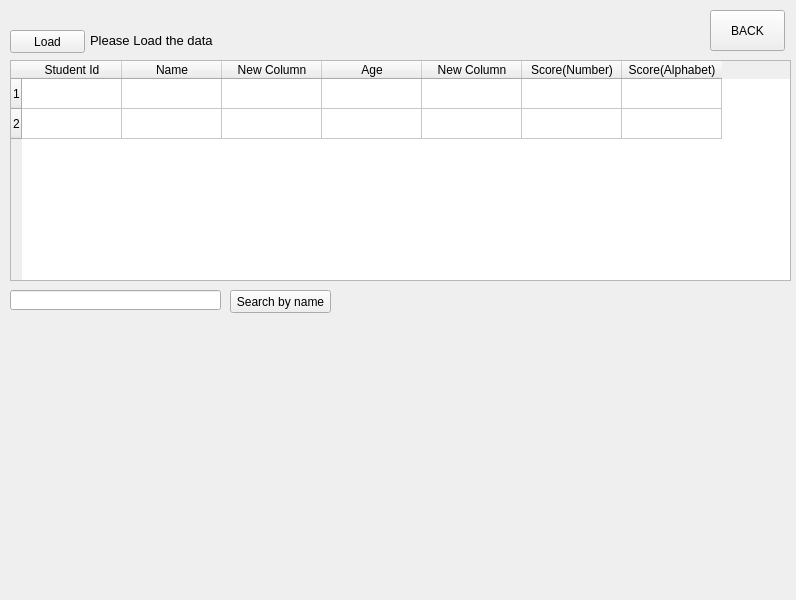
<?xml version="1.0" encoding="UTF-8"?>
<ui version="4.0">
 <class>StudentReport</class>
 <widget class="QMainWindow" name="StudentReport">
  <property name="geometry">
   <rect>
    <x>0</x>
    <y>0</y>
    <width>796</width>
    <height>600</height>
   </rect>
  </property>
  <property name="windowTitle">
   <string>Student Report</string>
  </property>
  <property name="windowIcon">
   <iconset>
    <normaloff>5a0167cfd7045febc5828df2b5cfbb97.png</normaloff>5a0167cfd7045febc5828df2b5cfbb97.png</iconset>
  </property>
  <widget class="QWidget" name="centralwidget">
   <widget class="QPushButton" name="back">
    <property name="geometry">
     <rect>
      <x>710</x>
      <y>10</y>
      <width>75</width>
      <height>41</height>
     </rect>
    </property>
    <property name="autoFillBackground">
     <bool>false</bool>
    </property>
    <property name="text">
     <string>BACK</string>
    </property>
    <property name="icon">
     <iconset>
      <normaloff>pngfind.com-pink-arrow-png-6325956.png</normaloff>pngfind.com-pink-arrow-png-6325956.png</iconset>
    </property>
    <property name="iconSize">
     <size>
      <width>30</width>
      <height>30</height>
     </size>
    </property>
   </widget>
   <widget class="QTableWidget" name="tableWidget">
    <property name="geometry">
     <rect>
      <x>10</x>
      <y>60</y>
      <width>781</width>
      <height>221</height>
     </rect>
    </property>
    <property name="autoFillBackground">
     <bool>false</bool>
    </property>
    <property name="styleSheet">
     <string notr="true"/>
    </property>
    <property name="rowCount">
     <number>2</number>
    </property>
    <property name="columnCount">
     <number>7</number>
    </property>
    <row/>
    <row/>
    <column>
     <property name="text">
      <string>Student Id</string>
     </property>
    </column>
    <column>
     <property name="text">
      <string>Name</string>
     </property>
    </column>
    <column>
     <property name="text">
      <string>New Column</string>
     </property>
    </column>
    <column>
     <property name="text">
      <string>Age</string>
     </property>
    </column>
    <column>
     <property name="text">
      <string>New Column</string>
     </property>
    </column>
    <column>
     <property name="text">
      <string>Score(Number)</string>
     </property>
    </column>
    <column>
     <property name="text">
      <string>Score(Alphabet)</string>
     </property>
    </column>
    <item row="0" column="0">
     <property name="text">
      <string/>
     </property>
    </item>
   </widget>
   <widget class="QPushButton" name="Load">
    <property name="geometry">
     <rect>
      <x>10</x>
      <y>30</y>
      <width>75</width>
      <height>23</height>
     </rect>
    </property>
    <property name="text">
     <string>Load</string>
    </property>
   </widget>
   <widget class="QPushButton" name="search">
    <property name="geometry">
     <rect>
      <x>230</x>
      <y>290</y>
      <width>101</width>
      <height>23</height>
     </rect>
    </property>
    <property name="text">
     <string>Search by name</string>
    </property>
   </widget>
   <widget class="QLineEdit" name="lineEdit">
    <property name="geometry">
     <rect>
      <x>10</x>
      <y>290</y>
      <width>211</width>
      <height>20</height>
     </rect>
    </property>
   </widget>
   <widget class="QLabel" name="label">
    <property name="geometry">
     <rect>
      <x>90</x>
      <y>30</y>
      <width>211</width>
      <height>21</height>
     </rect>
    </property>
    <property name="font">
     <font>
      <pointsize>10</pointsize>
     </font>
    </property>
    <property name="text">
     <string>Please Load the data</string>
    </property>
   </widget>
  </widget>
 </widget>
 <resources/>
 <connections/>
</ui>
